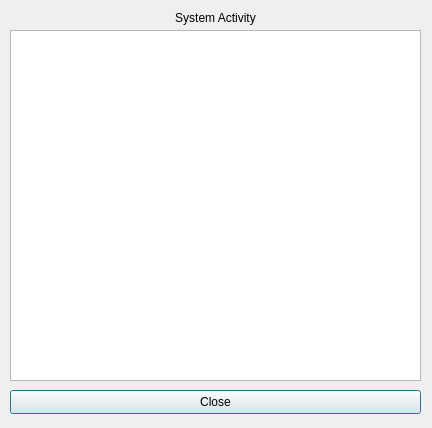
<?xml version="1.0" encoding="UTF-8"?>
<ui version="4.0">
 <class>Dialog</class>
 <widget class="QDialog" name="Dialog">
  <property name="geometry">
   <rect>
    <x>0</x>
    <y>0</y>
    <width>432</width>
    <height>428</height>
   </rect>
  </property>
  <property name="windowTitle">
   <string>Dialog</string>
  </property>
  <widget class="QPushButton" name="pb_close">
   <property name="geometry">
    <rect>
     <x>10</x>
     <y>390</y>
     <width>411</width>
     <height>24</height>
    </rect>
   </property>
   <property name="text">
    <string>Close</string>
   </property>
  </widget>
  <widget class="QTextEdit" name="textEdit">
   <property name="geometry">
    <rect>
     <x>10</x>
     <y>30</y>
     <width>411</width>
     <height>351</height>
    </rect>
   </property>
  </widget>
  <widget class="QLabel" name="label">
   <property name="geometry">
    <rect>
     <x>20</x>
     <y>10</y>
     <width>391</width>
     <height>16</height>
    </rect>
   </property>
   <property name="text">
    <string>System Activity</string>
   </property>
   <property name="alignment">
    <set>Qt::AlignCenter</set>
   </property>
  </widget>
 </widget>
 <resources/>
 <connections/>
</ui>
